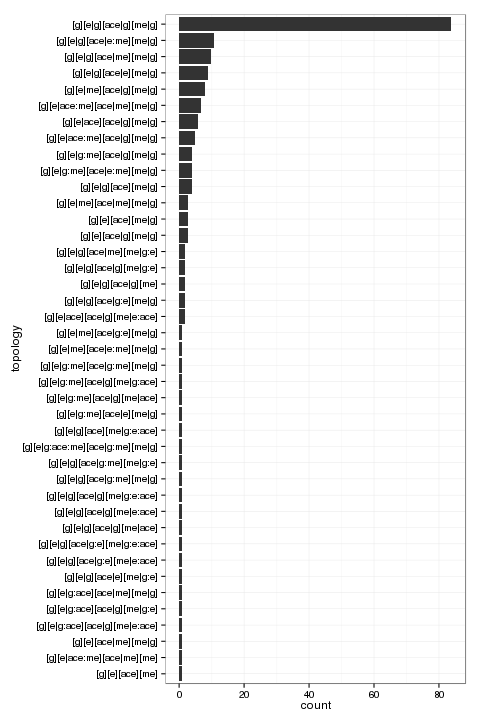

Write R code to recreate this figure.
#!/usr/bin/env Rscript

library(data.table)
library(ggplot2)

source(file="deal.R")

banlist <- matrix(c(2,3,4,1,1,1), ncol=2)

classes <- list(factor=c("g"))
data <- fread("../../primary/multi_qtl_data.tsv", colClasses=classes)

setkey(data, snp, projid)
tops <- by(data, data[,snp], function (x) {
    net.data <- x[,c("g", "e", "ace", "me"), with=FALSE]
    net.data[,g := as.factor(g)]
    modelstring(best.nets.exhaustive(net.data, banlist=banlist)[[1]])
})
d <- data.frame(topology=c(tops))

agg <- aggregate(1:nrow(d), list(d$topology), length)
d$topology <- factor(d$topology, levels=agg[,1][order(agg[,2])])

head(agg[order(-agg[,2]),])

p <- ggplot(d, aes(x=topology)) + 
    geom_bar() +
    theme_bw() +
    coord_flip()

png("qtl.png", height=480*1.5)
print(p)
dev.off()

pdf("qtl.pdf", height=10)
print(p)
dev.off()
